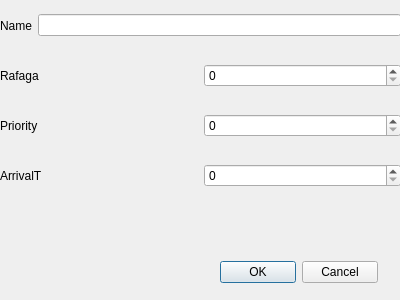
<?xml version="1.0" encoding="UTF-8"?>
<ui version="4.0">
 <class>DialogInsert</class>
 <widget class="QDialog" name="DialogInsert">
  <property name="geometry">
   <rect>
    <x>0</x>
    <y>0</y>
    <width>400</width>
    <height>300</height>
   </rect>
  </property>
  <property name="windowTitle">
   <string>Dialog</string>
  </property>
  <widget class="QWidget" name="layoutWidget">
   <property name="geometry">
    <rect>
     <x>0</x>
     <y>100</y>
     <width>401</width>
     <height>51</height>
    </rect>
   </property>
   <layout class="QHBoxLayout" name="horizontalLayout_3">
    <item>
     <widget class="QLabel" name="label_2">
      <property name="text">
       <string>Priority</string>
      </property>
     </widget>
    </item>
    <item>
     <widget class="QSpinBox" name="priority"/>
    </item>
   </layout>
  </widget>
  <widget class="QWidget" name="layoutWidget_2">
   <property name="geometry">
    <rect>
     <x>220</x>
     <y>260</y>
     <width>158</width>
     <height>25</height>
    </rect>
   </property>
   <layout class="QVBoxLayout" name="verticalLayout">
    <item>
     <widget class="QDialogButtonBox" name="buttonBox">
      <property name="standardButtons">
       <set>QDialogButtonBox::Cancel|QDialogButtonBox::Ok</set>
      </property>
     </widget>
    </item>
   </layout>
  </widget>
  <widget class="QWidget" name="layoutWidget_3">
   <property name="geometry">
    <rect>
     <x>0</x>
     <y>0</y>
     <width>401</width>
     <height>51</height>
    </rect>
   </property>
   <layout class="QHBoxLayout" name="horizontalLayout_4">
    <item>
     <widget class="QLabel" name="label">
      <property name="text">
       <string>Name</string>
      </property>
     </widget>
    </item>
    <item>
     <widget class="QLineEdit" name="name"/>
    </item>
   </layout>
  </widget>
  <widget class="QWidget" name="layoutWidget_4">
   <property name="geometry">
    <rect>
     <x>0</x>
     <y>150</y>
     <width>401</width>
     <height>51</height>
    </rect>
   </property>
   <layout class="QHBoxLayout" name="horizontalLayout">
    <item>
     <widget class="QLabel" name="label_4">
      <property name="text">
       <string>ArrivalT</string>
      </property>
     </widget>
    </item>
    <item>
     <widget class="QSpinBox" name="arrivalt"/>
    </item>
   </layout>
  </widget>
  <widget class="QWidget" name="layoutWidget_5">
   <property name="geometry">
    <rect>
     <x>0</x>
     <y>50</y>
     <width>401</width>
     <height>51</height>
    </rect>
   </property>
   <layout class="QHBoxLayout" name="horizontalLayout_2">
    <item>
     <widget class="QLabel" name="label_3">
      <property name="text">
       <string>Rafaga</string>
      </property>
     </widget>
    </item>
    <item>
     <widget class="QSpinBox" name="cputime"/>
    </item>
   </layout>
  </widget>
 </widget>
 <resources/>
 <connections/>
</ui>
